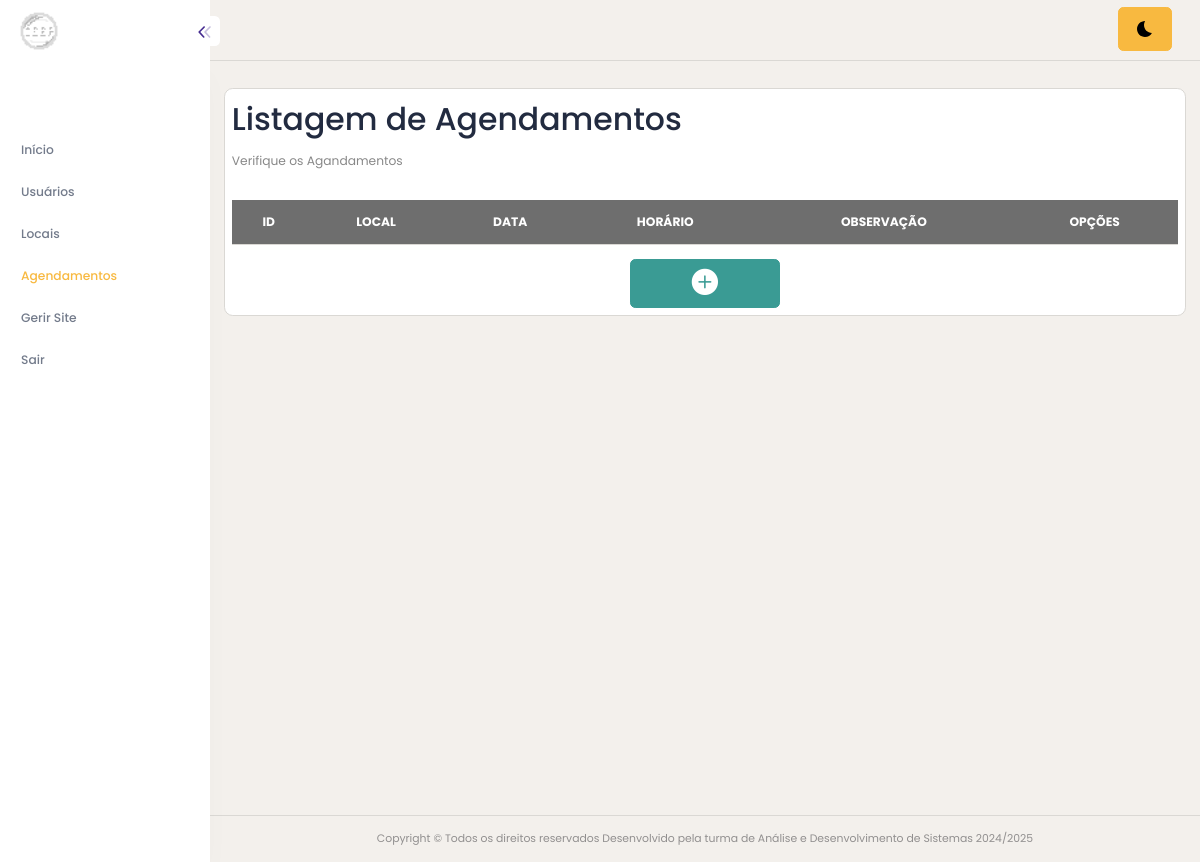
The app's page /projetoFinalAdmin/agendas-pesquisar.php (signed in), older data.
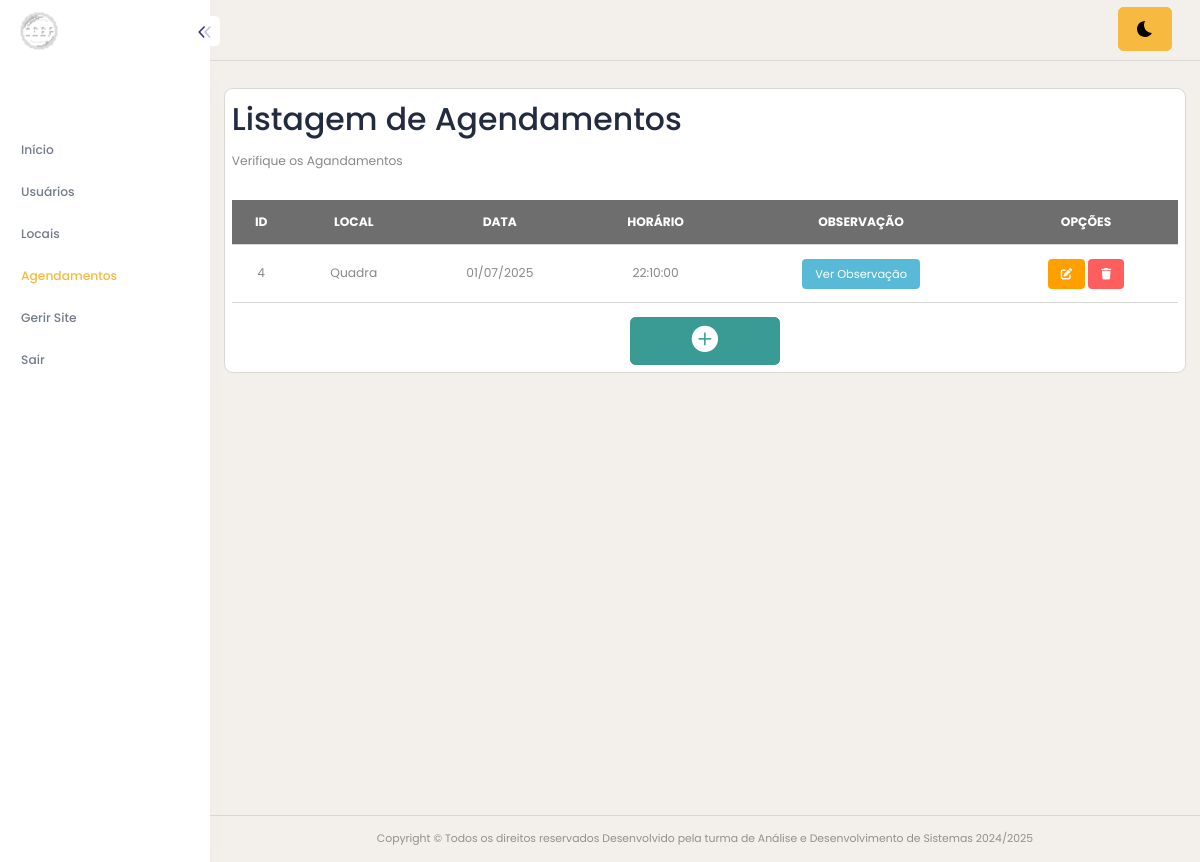
The same page, newer data.
### tables this page shows
CREATE TABLE `agendas` (
  `id` int(11) NOT NULL,
  `usuario_id` int(11) DEFAULT NULL,
  `local_id` int(11) DEFAULT NULL,
  `data` date DEFAULT NULL,
  `arquivo` text DEFAULT NULL,
  `observacao` text DEFAULT NULL,
  `horario` time DEFAULT NULL,
  `horariofin` time NOT NULL
);

CREATE TABLE `locais` (
  `id` int(11) NOT NULL,
  `nome` varchar(100) DEFAULT NULL,
  `status` tinyint(1) DEFAULT NULL,
  `cor` varchar(10) NOT NULL
);

### projetoFinalAdmin/agendas-pesquisar.php (the view, shortened to what this page needs)
<?php
include("conexao.php");
?>
<!DOCTYPE html>
<html lang="pt-BR">
<head>
    <?php include("app-header.php"); ?>
</head>
<body>
    <?php include("app-lateral.php"); ?>
    <div class="content-body" style="min-height: 899px;">
        <div class="container-fluid">
            <div class="row">
                <div class="card p-2">
                    <h1>Listagem de Agendamentos</h1>
                    <p>Verifique os Agandamentos</p>
                    <div class="table-responsive mt-3">
                        <table class="table" id="tabela">
                            <tr class="table-dark text-center">
                                <th>ID</th>
                                <th>LOCAL</th>
                                <th>DATA</th>
                                <th>HORÁRIO</th>
                                <th>OBSERVAÇÃO</th>
                                <th>OPÇÕES</th>
                            </tr>
                            <?php
                            $sql = $conn->prepare("
                     select agendas.*, locais.nome as local
                     from agendas
                     LEFT JOIN locais ON locais.id = agendas.local_id
                            ");
                            $sql->execute();
                            while ($dados = $sql->fetch()) {
                            ?>
                                <tr class="text-center">
                                    <td><?php echo $dados['id']; ?></td>
                                    <td><?php echo $dados['local']; ?></td>
                                    <td><?php
                                        $data = new DateTime($dados['data']);
                                        echo $data->format('d/m/Y'); ?>
                                    </td>
                                    <td><?php
                                        $horario = new DateTime($dados['horario']);
                                        echo $horario->format('H:i:s'); ?>
                                    </td>
                                    <td>
                                        <button class="btn btn-info btn-sm"
                                            onclick="mostrarObs('<?php echo htmlspecialchars(addslashes($dados['observacao'])); ?>')">
                                            Ver Observação
                                        </button>
                                    </td>
                                    <td class="text-center">
                                        <a href="agendas-cadastro.php?id=<?php echo $dados['id']; ?>" class="btn btn-warning btn-sm"><i class="fa-solid fa-pen-to-square"></i></a>
                                        <a href="agendas-deletar.php?id=<?php echo $dados['id']; ?>" class="btn btn-danger btn-sm"><i class="fa-solid fa-trash"></i></a>
                                    </td>
                                </tr>
                            <?php } ?>
                        </table>
                    </div>
                    <div class="row">
                        <div class="text-center">
                            <a href="agendas-cadastro.php" class="btn btn-success" style="width: 150px;"><i class="bi bi-plus-circle-fill fs-2"></i></a>
                        </div>
                    </div>
                </div>
            </div>
        </div>
    </div>
    <?php include("app-footer.php"); ?>
</body>
</html>

### projetoFinalAdmin/app-header.php (shortened to what this page needs)
<link class="main-css" href="css/style.css" rel="stylesheet">

### projetoFinalAdmin/app-lateral.php (shortened to what this page needs)
<?php
$usuario_id = $_SESSION['id'] ?? null;
$cargo = null;
if ($usuario_id) {
	$sql = $conn->prepare("SELECT cargo FROM usuarios WHERE id = :id");
	$sql->bindValue(":id", $usuario_id);
	$sql->execute();
	$usuario = $sql->fetch(PDO::FETCH_ASSOC);
	$cargo = $usuario['cargo'] ?? null;
}
?>
<div id="main-wrapper">
	<div class="nav-header">
		<a href="index.php" class="brand-logo">
		</a>
		<div class="nav-control">
			<div class="hanburger">
				<span class="line">
				</span>
			</div>
		</div>
	</div>
	<div class="header">
		<div class="offset-11 text-end btn btn-secondary mt-2">
			<a class="nav-link bell dz-theme-mode " href="javascript:void(0);">
			</a>
		</div>
	</div>
	<?php
	if ($cargo === 0) {
		?>
		<div class="deznav">
			<div class="deznav-scroll">
				<ul class="metismenu" id="menu">
					<li>
						<h4 style="color: white;" class="text-center nav-text">SISTEMA DE <br> AGENDAMENTOS</h4>
					</li>
					<li>
						<a href="index.php" aria-expanded="false">
							<span class="nav-text">Início</span>
						</a>
					</li>
					<li>
						<a href="sair.php" aria-expanded="false">
							<span class="nav-text">Sair</span>
						</a>
					</li>
				</ul>
			</div>
		</div>
		<?php
	} elseif ($cargo == 1) {
		?>
		<div class="deznav">
			<div class="deznav-scroll">
				<ul class="metismenu" id="menu">
					<li>
						<h4 style="color: white;" class="text-center nav-text">SISTEMA DE <br> AGENDAMENTOS</h4>
					</li>
					<li>
						<a href="index.php" aria-expanded="false">
							<span class="nav-text">Início</span>
						</a>
					</li>
					<li>
						<a href="usuarios-pesquisar.php" aria-expanded="false">
							<span class="nav-text">Usuários</span>
						</a>
					</li>
					<li>
						<a href="locais-pesquisar.php" aria-expanded="false">
							<span class="nav-text">Locais</span>
						</a>
					</li>
					<li>
						<a href="agendas-pesquisar.php" aria-expanded="false">
							<span class="nav-text">Agendamentos</span>
						</a>
					</li>
					<li>
						<a href="gerir-site.php" aria-expanded="false">
							<span class="nav-text">Gerir Site</span>
						</a>
					</li>
					<li>
						<a href="sair.php" aria-expanded="false">
							<span class="nav-text">Sair</span>
						</a>
					</li>
				</ul>
			</div>
		</div>
		<?php
	}
	?>

### projetoFinalAdmin/app-footer.php
<div class="footer out-footer">
	<div class="copyright">
		<p>Copyright © Todos os direitos reservados Desenvolvido pela turma de Análise e Desenvolvimento de Sistemas 2024/2025</p>
	</div>
</div>
</div>

Row changes from the older to the newer data that the page shows:
added agendas: id "4", local.nome "Quadra", data "01/07/2025", horario "22:10:00"
